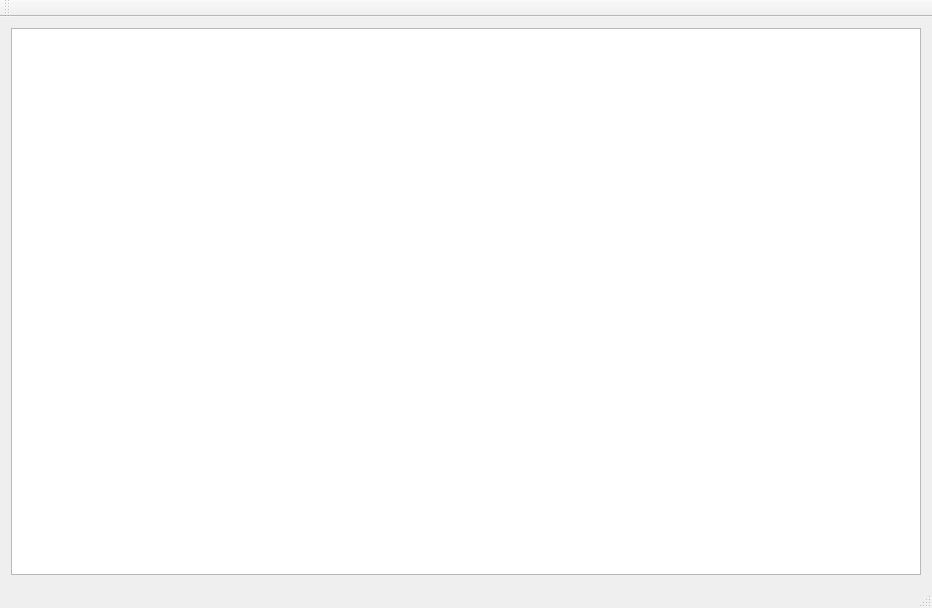
<?xml version="1.0" encoding="UTF-8"?>
<ui version="4.0">
 <class>MainWindow</class>
 <widget class="QMainWindow" name="MainWindow">
  <property name="geometry">
   <rect>
    <x>0</x>
    <y>0</y>
    <width>932</width>
    <height>608</height>
   </rect>
  </property>
  <property name="windowTitle">
   <string>MainWindow</string>
  </property>
  <widget class="QWidget" name="centralWidget">
   <layout class="QVBoxLayout" name="verticalLayout">
    <item>
     <widget class="QGraphicsView" name="graphicsView"/>
    </item>
   </layout>
  </widget>
  <widget class="QMenuBar" name="menuBar">
   <property name="geometry">
    <rect>
     <x>0</x>
     <y>0</y>
     <width>932</width>
     <height>22</height>
    </rect>
   </property>
  </widget>
  <widget class="QToolBar" name="mainToolBar">
   <attribute name="toolBarArea">
    <enum>TopToolBarArea</enum>
   </attribute>
   <attribute name="toolBarBreak">
    <bool>false</bool>
   </attribute>
  </widget>
  <widget class="QStatusBar" name="statusBar"/>
 </widget>
 <layoutdefault spacing="6" margin="11"/>
 <resources/>
 <connections/>
</ui>
